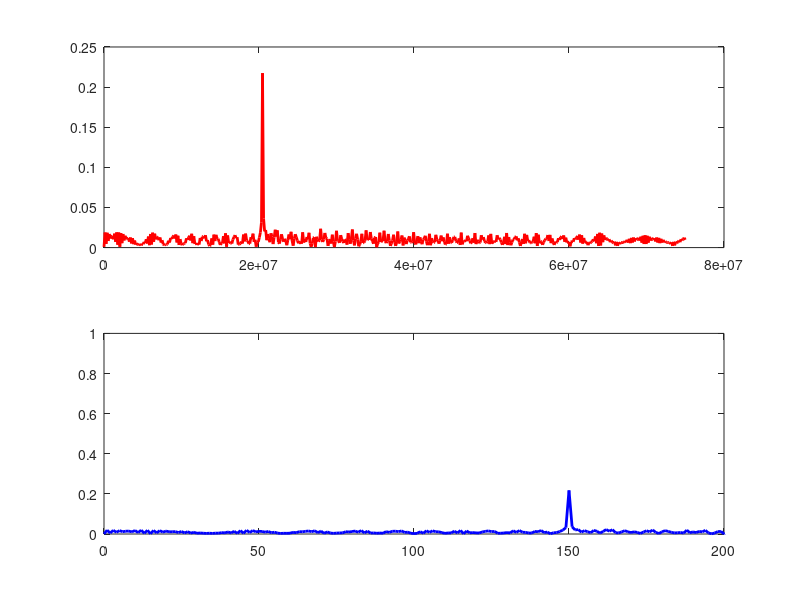
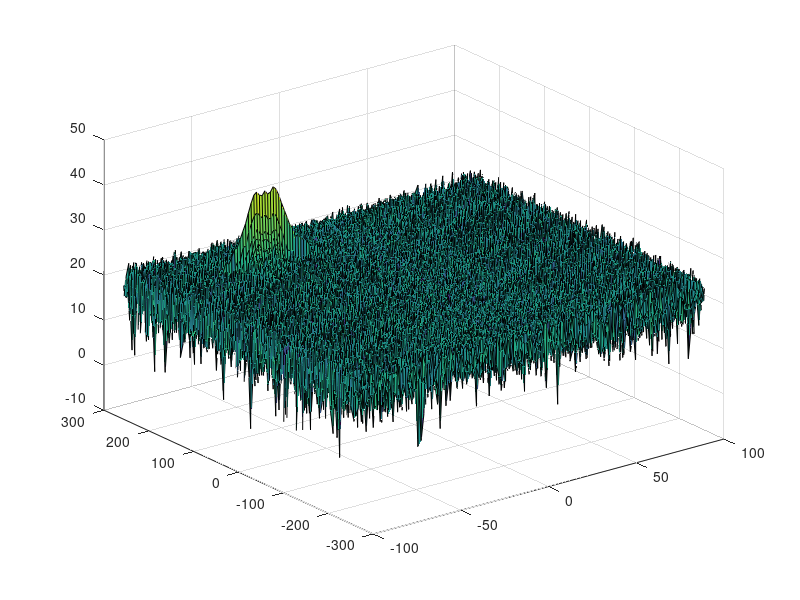

These charts were generated, in order, by the following MATLAB code: (Note: this script raises an error after producing the figures.)
clear all
clc;
close all


%% Radar Specifications 
%%%%%%%%%%%%%%%%%%%%%%%%%%%
% Frequency of operation = 77GHz
% Max Range = 200m
% Range Resolution = 1 m
% Max Velocity = 100 m/s
%%%%%%%%%%%%%%%%%%%%%%%%%%%

%speed of light = c
%% User Defined Range and Velocity of target
% *%TODO* :
% define the target's initial position and velocity. Note : Velocity
% remains contant
Init_veloc = -50;
Init_range = 150;
c=3e8;


%% FMCW Waveform Generation

% *%TODO* :
%Design the FMCW waveform by giving the specs of each of its parameters.
% Calculate the Bandwidth (B), Chirp Time (Tchirp) and Slope (slope) of the FMCW
% chirp using the requirements above.

Bsweap = c/2; % c/2*range resolution
Tchirp = 5.5*2*200/c;
slope= Bsweap/Tchirp;

%Operating carrier frequency of Radar 
fc= 77e9;             %carrier freq

                                                          
%The number of chirps in one sequence. Its ideal to have 2^ value for the ease of running the FFT
%for Doppler Estimation. 
Nd=128;                   % #of doppler cells OR #of sent periods % number of chirps

%The number of samples on each chirp. 
Nr=1024;                  %for length of time OR # of range cells

% Timestamp for running the displacement scenario for every sample on each
% chirp
t=linspace(0,Nd*Tchirp,Nr*Nd); %total time for samples


%Creating the vectors for Tx, Rx and Mix based on the total samples input.
Tx=zeros(1,length(t)); %transmitted signal
Rx=zeros(1,length(t)); %received signal
Mix = zeros(1,length(t)); %beat signal

%Similar vectors for range_covered and time delay.
r_t=zeros(1,length(t));
td=zeros(1,length(t));


%% Signal generation and Moving Target simulation
% Running the radar scenario over the time. 

for i=1:length(t)         
    
    
    % *%TODO* :
    %For each time stamp update the Range of the Target for constant velocity. 
    r_t(i) = Init_range + Init_veloc*t(i);
    % *%TODO* :
    %For each time sample we need update the transmitted and
    %received signal. 
    td(i) = 2*r_t(i)/c;
    Tx(i) = cos(2*pi*(fc*t(i)+(slope*(t(i)^2)/2)));
    Rx (i)  = cos(2*pi*(fc*(t(i)-td(i))+(slope*((t(i)-td(i))^2)/2)));
    
    % *%TODO* :
    %Now by mixing the Transmit and Receive generate the beat signal
    %This is done by element wise matrix multiplication of Transmit and
    %Receiver Signal
    Mix(i) = Tx(i) .* Rx(i);
    
end

%% RANGE MEASUREMENT


 % *%TODO* :
%reshape the vector into Nr*Nd array. Nr and Nd here would also define the size of
%Range and Doppler FFT respectively.
Mix_reshape = reshape(Mix, [Nr,Nd]);

 % *%TODO* :
%run the FFT on the beat signal along the range bins dimension (Nr) and
%normalize.
fft_output = fft(Mix_reshape,Nr);
fft_output_norm = fft_output/(Tchirp*Bsweap);
 % *%TODO* :
% Take the absolute value of FFT output
abs_fft = abs(fft_output_norm);
 % *%TODO* :
% Output of FFT is double sided signal, but we are interested in only one side of the spectrum.
% Hence we throw out half of the samples.
abs_fft = abs_fft(1:((Tchirp*Bsweap)/2)+1);

%plotting the range
figure ('Name','Range from First FFT')
subplot(2,1,1)

 % *%TODO* :
 % plot FFT output 
f=Bsweap*(0:((Tchirp*Bsweap)/2))/(Tchirp*Bsweap);
plot(f,abs_fft,'r','LineWidth',2)


R=(Tchirp*f*c)/(2*Bsweap);
subplot(2,1,2)
plot(R,abs_fft,'b','LineWidth',2)
axis ([0 200 0 1]);



%% RANGE DOPPLER RESPONSE
% The 2D FFT implementation is already provided here. This will run a 2DFFT
% on the mixed signal (beat signal) output and generate a range doppler
% map.You will implement CFAR on the generated RDM


% Range Doppler Map Generation.

% The output of the 2D FFT is an image that has reponse in the range and
% doppler FFT bins. So, it is important to convert the axis from bin sizes
% to range and doppler based on their Max values.

Mix=reshape(Mix,[Nr,Nd]);

% 2D FFT using the FFT size for both dimensions.
sig_fft2 = fft2(Mix,Nr,Nd);

% Taking just one side of signal from Range dimension.
sig_fft2 = sig_fft2(1:Nr/2,1:Nd);
sig_fft2 = fftshift (sig_fft2);
RDM = abs(sig_fft2);
RDM = 10*log10(RDM) ;

%use the surf function to plot the output of 2DFFT and to show axis in both
%dimensions
doppler_axis = linspace(-100,100,Nd);
range_axis = linspace(-200,200,Nr/2)*((Nr/2)/400);
figure,surf(doppler_axis,range_axis,RDM);

%% CFAR implementation

%Slide Window through the complete Range Doppler Map

% *%TODO* :
%Select the number of Training Cells in both the dimensions.
%Tr
Tr=12;
Td=5;
% *%TODO* :
%Select the number of Guard Cells in both dimensions around the Cell under 
%test (CUT) for accurate estimation
Gr=8;
Gd=5;
% *%TODO* :
% offset the threshold by SNR value in dB
offset=6;
% *%TODO* :
%Create a vector to store noise_level for each iteration on training cells
level_noise = zeros(1,1);


% *%TODO* :
%design a loop such that it slides the CUT across range doppler map by
%giving margins at the edges for Training and Guard Cells.
%For every iteration sum the signal level within all the training
%cells. To sum convert the value from logarithmic to linear using db2pow
%function. Average the summed values for all of the training
%cells used. After averaging convert it back to logarithimic using pow2db.
%Further add the offset to it to determine the threshold. Next, compare the
%signal under CUT with this threshold. If the CUT level > threshold assign
%it a value of 1, else equate it to 0.


   % Use RDM[x,y] as the matrix from the output of 2D FFT for implementing
   % CFAR
cell_number= (2*Tr+2*Gr+1)*(2*Td+2*Gd+1)-(2*Gr+1)*(2*Gd+1);
signal_cfar = zeros(Nr/2,Nd);

for i = 1:(Nr/2 - (2*Gr+2*Tr))
    for j = 1:(Nd - (2*Gd+2*Td))
        
        signal1 = sum(db2pow(RDM(i:i+2*Tr+2*Gr, j:j+2*Td+2*Gd)),'all');
        signal2 = sum(db2pow(RDM(i+Tr:i+Tr+2*Gr, j+Td:j+Td+2*Gd)),'all');    
        level_noise = signal1 - signal2;
        
        th = level_noise/cell_number;      
        th = pow2db(th) + offset;
        th = db2pow(th);
        
        signal = db2pow(RDM(i+Tr+Gr, j+Td+Gd));
        
        if (signal <= th)
            signal = 0;
        else 
            signal = 1;
        end
        
        signal_cfar(i+Tr+Gr,j+Td+Gd) = signal;  
        
    end
end


% *%TODO* :
% The process above will generate a thresholded block, which is smaller 
%than the Range Doppler Map as the CUT cannot be located at the edges of
%matrix. Hence,few cells will not be thresholded. To keep the map size same
% set those values to 0. 
 

%signal(signal~=0 & signal~=1)=0;






% *%TODO* :
%display the CFAR output using the Surf function like we did for Range
%Doppler Response output.
figure,surf(doppler_axis,range_axis,signal_cfar);
colorbar;
title( 'CA-CFAR Filtered RDM surface plot');
xlabel('Speed');
ylabel('Range');
zlabel('Normalized Amplitude');

 
 